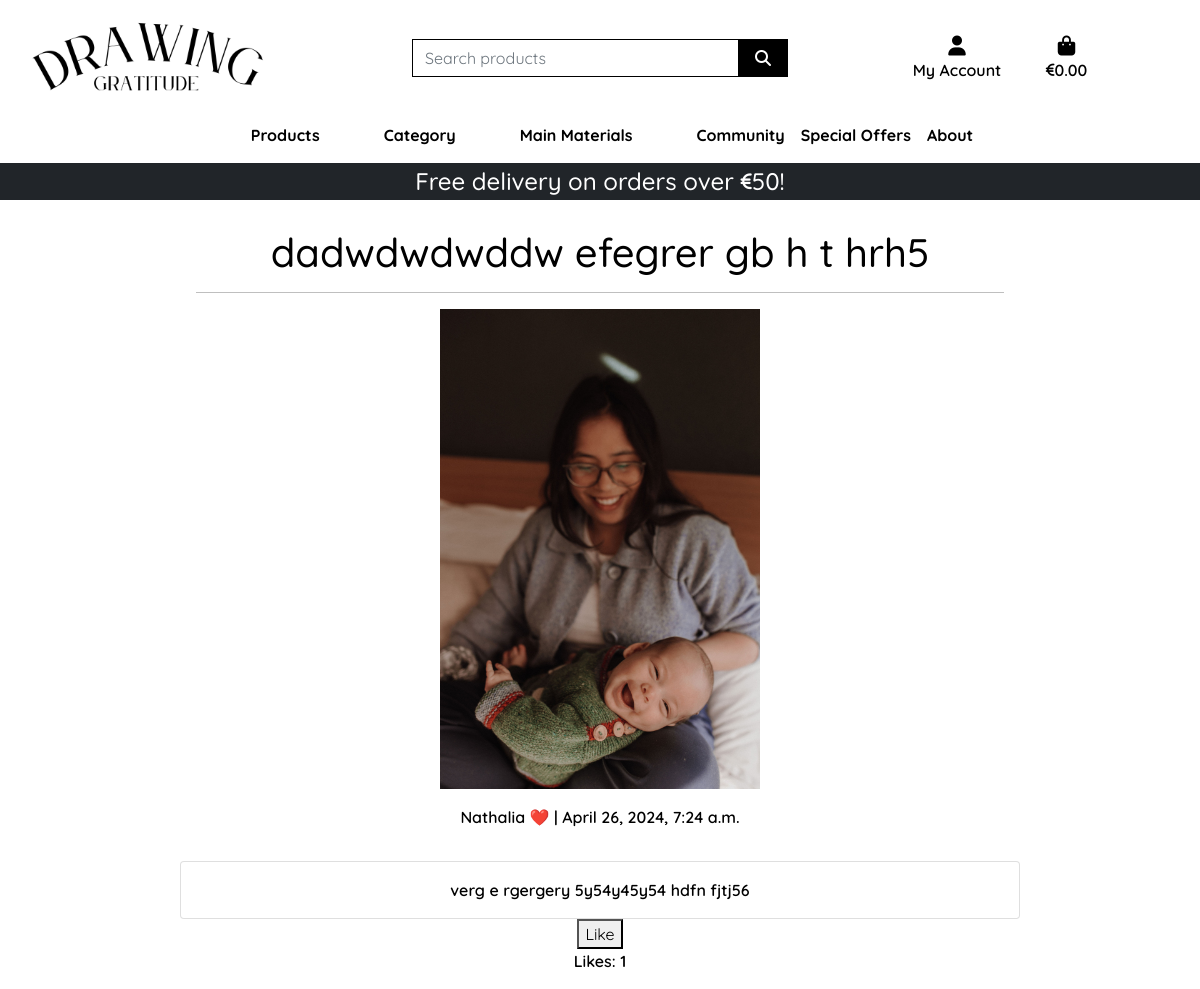
The page /blog/dadwdwdwddw-efegrer-gb-h-t-hrh5/ on the database its author committed.
### blog/models.py (models this page shows, shortened)
class Post(models.Model):
    title = models.CharField(max_length=200, unique=True)
    slug = models.SlugField(max_length=200, unique=True)
    content = models.TextField()
    created_on = models.DateTimeField(auto_now_add=True)
    like = models.ManyToManyField(
        User, default=None, related_name='like_posts', blank=True
    )
    author = models.ForeignKey(AboutMe, on_delete=models.CASCADE)
    image = models.ImageField(null=True, blank=True, upload_to='media/posts')

### about/models.py (models this page shows)
class AboutMe(models.Model):
    artist = models.CharField(max_length=100)
    title = models.CharField(max_length=254)
    content = models.TextField()
    image_url = models.URLField(max_length=1024, null=True, blank=True)
    image = models.ImageField(null=True, blank=True)
    def __str__(self):
        return self.artist

### blog/views.py (the view)
# urls.py: path('<slug:slug>/', views.post_detail, name='post_detail'),
def post_detail(request, slug):
    queryset = Post.objects.all()
    post = get_object_or_404(queryset, slug=slug)
    return render(
        request,
        "blog/post_detail.html",
        {"post": post,
        },
    )

### bag/contexts.py (called while the page is built, shortened)
def bag_contents(request):
    bag_items = []
    total = 0
    total_discounted_price = 0
    product_count = 0
    bag = request.session.get('bag', {})
    delivery = total * Decimal(settings.STANDARD_DELIVERY_PERCENTAGE / 100) if total < settings.FREE_DELIVERY_THRESHOLD else 0
    grand_total = total + delivery
    context = {
        'bag_items': bag_items,
        'total': total,
        'total_discounted_price': total_discounted_price,
        'product_count': product_count,
        'delivery': delivery,
        'free_delivery_delta': max(0, settings.FREE_DELIVERY_THRESHOLD - total),
        'free_delivery_threshold': settings.FREE_DELIVERY_THRESHOLD,
        'grand_total': grand_total,
    }
    return context

### blog/templates/blog/post_detail.html (shortened to what this page needs)
{% extends "base.html" %}
{% load static %}
{% block page_header %}
    <div class="container header-container">
    </div>
{% endblock %}
{% block content %}
    <div class="container mt-5">
        <div class="row text-center m-5">
          <div class="card-body">
              <h1 class="post-title">{{ post.title }}</h1>
              <hr>
              <img src="{{ post.image.url }}" alt="{{ post.title }}" style="max-width: 20em;">
              <p class="post-subtitle text-center">{{ post.author }} | {{ post.created_on }}</p>
            </div>
            <div class="card card-body post-card">
              {{ post.content | safe }}
            </div>
            <form action="{% url 'like_post' slug=post.slug %}" method="post">
              <button type="submit">
                {% if request.user in post.like.all %}
                  Unlike
                {% else %}
                  Like
                {% endif %}
              </button>
            </form>
            <p>Likes: {{ post.like.count }}</p>
            </div>
        </div>
{% endblock %}

### static/css/base.css (style rules this page uses)
html { height: 100%; }
body { background-color: white; font-family: "Quicksand", sans-serif; font-optical-sizing: auto; font-weight: 600; color: black; }
@media (min-width: 1200px) { .container { max-width: 80%; } }
@media (min-width: 992px) { .header-container { padding-top: 164px; } }

### rows shown on the page
Post: title "dadwdwdwddw efegrer gb h t hrh5", image (picture), author "Nathalia ❤️", created_on "April 26, 2024, 7:24 a.m.", content "verg e rgergery 5y54y45y54 hdfn fjtj56", like.count "1"

### other values the page prints
{{ free_delivery_threshold }} "50"
